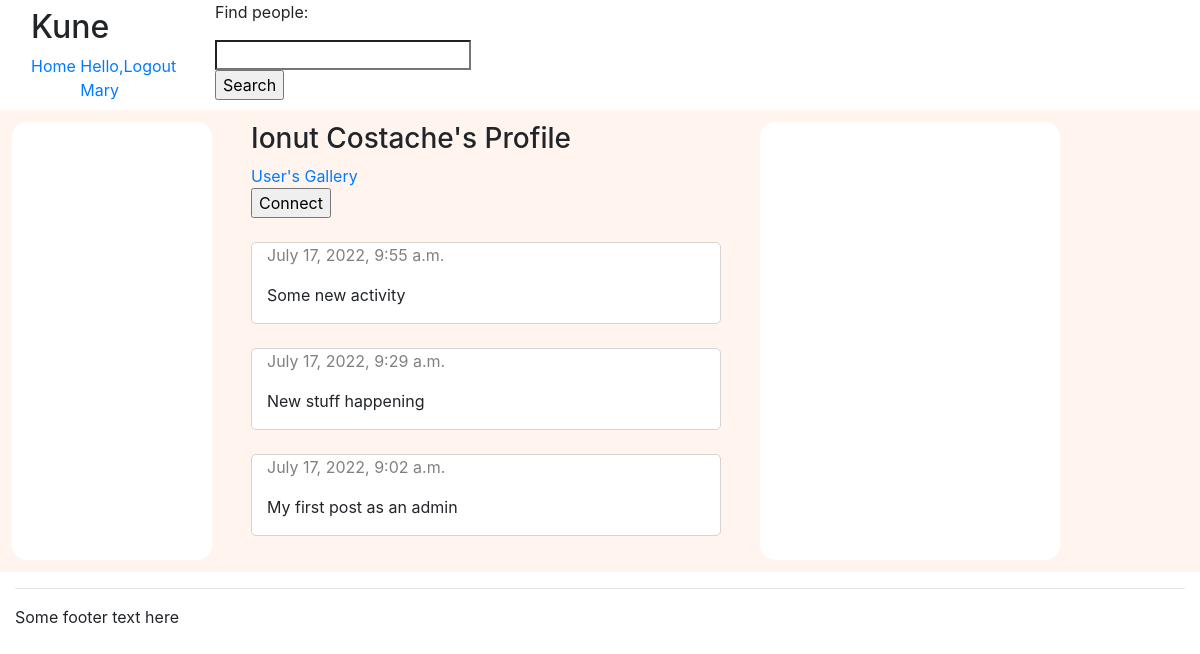
The page /get_profile/1 (signed in) on the database as committed earlier.
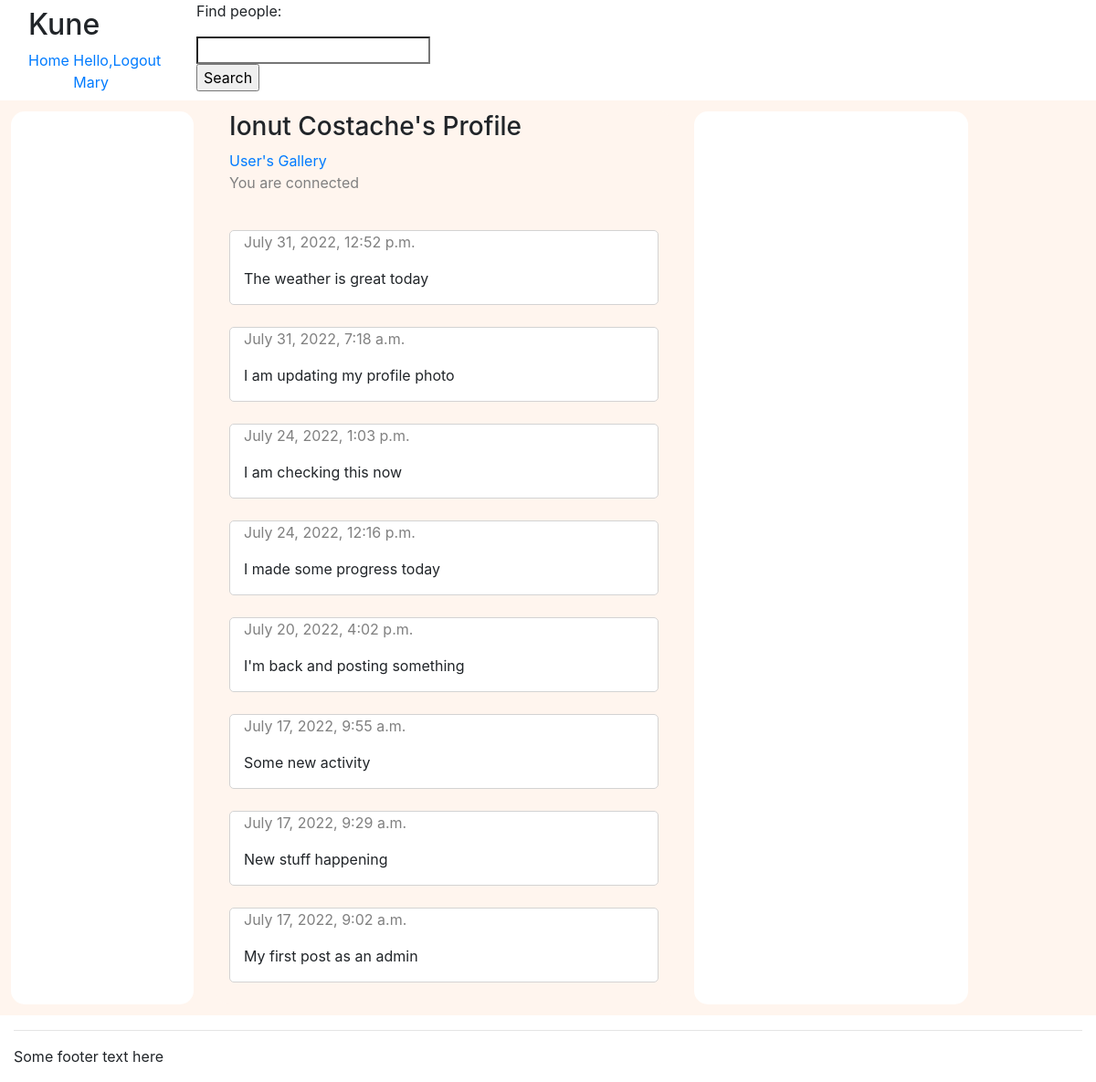
The same page on the database as committed later.
### users/models.py (models this page shows, shortened)
class AppUser(AbstractUser):
    country = models.CharField(max_length = 100, null = False, blank = False)
    about_user = models.TextField(null = True, blank = True)
    contacts = models.ManyToManyField("AppUser", blank = True)
    photo = models.ImageField(upload_to='profile/', default='default/default_profile.png')

class StatusUpdate(models.Model):
    author = models.ForeignKey(settings.AUTH_USER_MODEL, related_name = "author", on_delete = models.CASCADE)
    posted_on = models.DateTimeField(auto_now_add = True)
    content = models.TextField(null = False, blank = False)

### users/views.py (the view)
# urls.py: path('get_profile/<int:user_id>', views.get_profile, name = 'get_profile'),
@login_required
@csrf_exempt
def get_profile(request, user_id):
    try:
        user_id_record = AppUser.objects.get(id=user_id)
    except AppUser.DoesNotExist:
        return HttpResponse(status=404)
    outgoing_connection_status = ""
    incoming_connection_status = ""
    current_contact = False
    outgoing_connections = ConnectionRequest.objects.filter(Q(initiated_by_id=request.user.id) & Q(sent_to_id=user_id_record.id))
    incoming_connections = ConnectionRequest.objects.filter(Q(initiated_by_id=user_id_record.id) & Q(sent_to_id=request.user.id))
    for record in outgoing_connections:
        if record.status == 'pending':
            outgoing_connection_status = 'pending'
    for record in incoming_connections:
        if record.status == 'pending':
            incoming_connection_status = 'pending'
    user_instance = AppUser.objects.get(id=request.user.id)
    serializer = AppUserSerializer(user_instance)
    contacts = serializer.data['contacts']
    if user_id_record.id in contacts:
        current_contact = True
    if request.method == 'GET':
        status_update_history = StatusUpdate.objects.filter(author=user_id_record.id).order_by('-posted_on')
        status_update_list = []
        for element in status_update_history:
            status_update_list.append(element)
        return render(request, 'profile.html', {'profile':user_id_record,
                                                'status_update_list': status_update_list,
                                                'outgoing_connection_status': outgoing_connection_status,
                                                'incoming_connection_status': incoming_connection_status,
                                                'current_contact': current_contact })
    else:
        return HttpResponse("Invalid request")

### users/templates/profile.html (shortened to what this page needs)
{% extends "./base.html" %}
{% block content %}
    {% if user.is_authenticated and user.id != profile.id %}
        <h3>{{ profile.first_name }} {{ profile.last_name }}'s Profile</h3>
        <a href="../get_gallery/{{profile.id}}">User's Gallery</a>
        {% if current_contact %}
            <p style="color:gray">You are connected</p>
        {% else %}
                {% if incoming_connection_status == "pending" %}
                <p style="color:gray">Connection request pending. Accept Connection?</p>
                <table>
                    <tr>
                        <td>
                            <form id="connection_accept" method="post" action="{% url 'connect_accept' %}" enctype="multipart/form-data">
                                {% csrf_token %}
                                <input type="hidden" id="initiated_by" name="initiated_by" value="{{ profile.id }}"/>
                                <input type="hidden" id="sent_to" name="sent_to" value="{{ user.id }}"/>
                                <input type="submit" method="post" name="accept" value="Accept" />
                            </form>
                        </td>
                        <td>
                            <form id="connection_reject" method="post" action="{% url 'connect_reject' %}" enctype="multipart/form-data">
                                {% csrf_token %}
                                <input type="hidden" id="initiated_by" name="initiated_by" value="{{ profile.id }}"/>
                                <input type="hidden" id="sent_to" name="sent_to" value="{{ user.id }}"/>
                                <input type="submit" method="post" name="accept" value="Dismiss" />
                            </form>
                        </td>
                    </tr>
                </table>
                {% else %}
                    {% if outgoing_connection_status == "pending" %}
                        <p style="color:gray">Connection request pending</p>
                        <form id="connection_withdraw" method="post" action="{% url 'connect_withdraw' %}" enctype="multipart/form-data">
                            {% csrf_token %}
                            <input type="hidden" id="initiated_by" name="initiated_by" value="{{ user.id }}"/>
                            <input type="hidden" id="sent_to" name="sent_to" value="{{ profile.id }}"/>
                            <input type="submit" method="post" name="accept" value="Withdraw Request" />
                        </form>
                    {% else %}
                    <form id="connection" method="post" action="{% url 'connect' %}" enctype="multipart/form-data">
                        <input type="submit" method="post" name="connect" value="Connect" />
                    </form>
                    {% endif %}
                {% endif %}
        {% endif %}
        <br/>
        {% for status_update in status_update_list %}
            <div class="container-fluid" style="border:1px solid lightgray; border-radius: 5px; background-color:white;">
                <p style="color:gray"> {{ status_update.posted_on }} <br/> </p>
                <p> {{ status_update.content }} <br/> </p>
            </div> <br/>
        {% endfor %}
        {% else %}
        <h2>Add Text Here</h2>
    {% endif %}
{% endblock %}

### users/templates/base.html (shortened to what this page needs)
{% load bootstrap4 %}
{% include "./header.html" %}
<div class="container-fluid" >
    <div class="row">
        <div class="col-sm-2" id="top-left-section">
            {% include "./title.html" %}
        </div>
        <div class="col-sm-2" id="top-search-section">
            {% include "./search.html" %}
        </div>
    </div>
    <div class="row" style="background-color: seashell">
        <div class="col-sm-2" id="left-section" style="background-color: white; margin: 1%; border-radius: 15px;">
        </div>
        <div class="col-sm-5" id="content" style="background-color: seashell; margin: 1%; border-radius: 15px;">
            {% block content %}{% endblock %}
        </div>
        <div class="col-sm-3" id="right-section" style="background-color: white; margin: 1%; border-radius: 15px;">
        </div>
    </div>
    <div class="row">
        {% include "./footer.html" %}

### users/templates/header.html (shortened to what this page needs)
{% load bootstrap4 %}
<!DOCTYPE html>
<html lang="en">
    <head>
        {% bootstrap_css %}
    </head>
    <body>

### users/templates/title.html
<nav class="navbar navbar-expand-md sticky-top flex-column">
    <div class="w-100 d-flex">
        <div class="navbar-header" id="header">
            <h2 id="application_title">Kune</h2>
        </div>
    </div>
    <div class="w-100 d-flex">
        <ul class="navbar-nav mr-auto" id="navigation">
            <li class="nav-item active"><a class="nav_link" href="/">Home&nbsp;</a></li>
            {% if user.is_authenticated %}
            <li class="nav-item active"><a class="nav_link" href="#">Hello, {{ user.first_name }}&nbsp</a></li>
            <li class="nav-item active"><a class="nav_link" href="{% url 'logout' %}">Logout</a></li>
            {% else %}
            <li class="nav-item active"><a class="nav_link" href="{% url 'register' %}">Register&nbsp</a></li>
            <li class="nav-item active"><a class="nav_link" href="{% url 'login' %}">Login</a></li>
            {% endif %}
        </ul>
    </div>
</nav>

### users/templates/search.html
{% if user.is_authenticated %}
<p>Find people:</p>
<form id="search_contacts" method="get" action = "{% url 'search' %}" enctype="text/plain"}>
    <input type="search" name="search_text" />
    <input type="submit" name="submit_search" value="Search" />
</form>
{% endif %}

### users/templates/footer.html
{% load bootstrap4 %}
<div class="container-fluid">
    <div class="row">
        <div class="col-md-12" id="footer">
            <hr>
            <p>Some footer text here</p>
        </div>
    </div>
</div>
</body>
</html>

Rows that differ between the two databases and show on the page:
added StatusUpdate: posted_on "July 31, 2022, 12:52 p.m.", content "The weather is great today"
added StatusUpdate: posted_on "July 31, 2022, 7:18 a.m.", content "I am updating my profile photo"
added StatusUpdate: posted_on "July 24, 2022, 1:03 p.m.", content "I am checking this now"
added StatusUpdate: posted_on "July 24, 2022, 12:16 p.m.", content "I made some progress today"
added StatusUpdate: posted_on "July 20, 2022, 4:02 p.m.", content "I'm back and posting something"
Other text that changed with them:
form field connect: "Connect" → (not shown)
text now shown: "You are connected"
